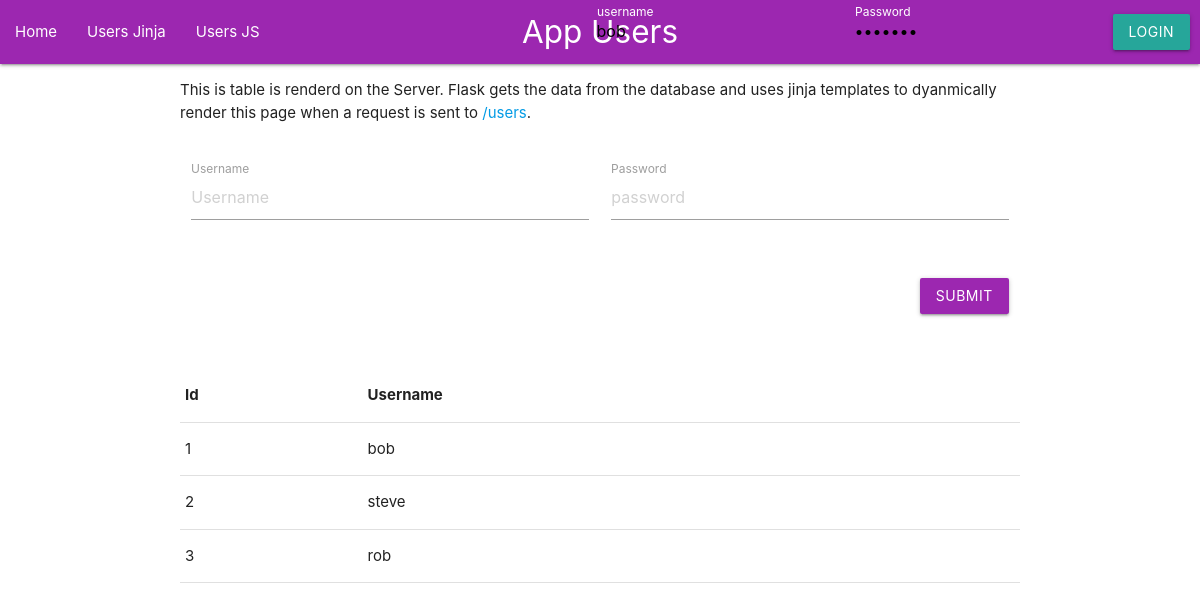
/users, run on an earlier commit of the app's database.
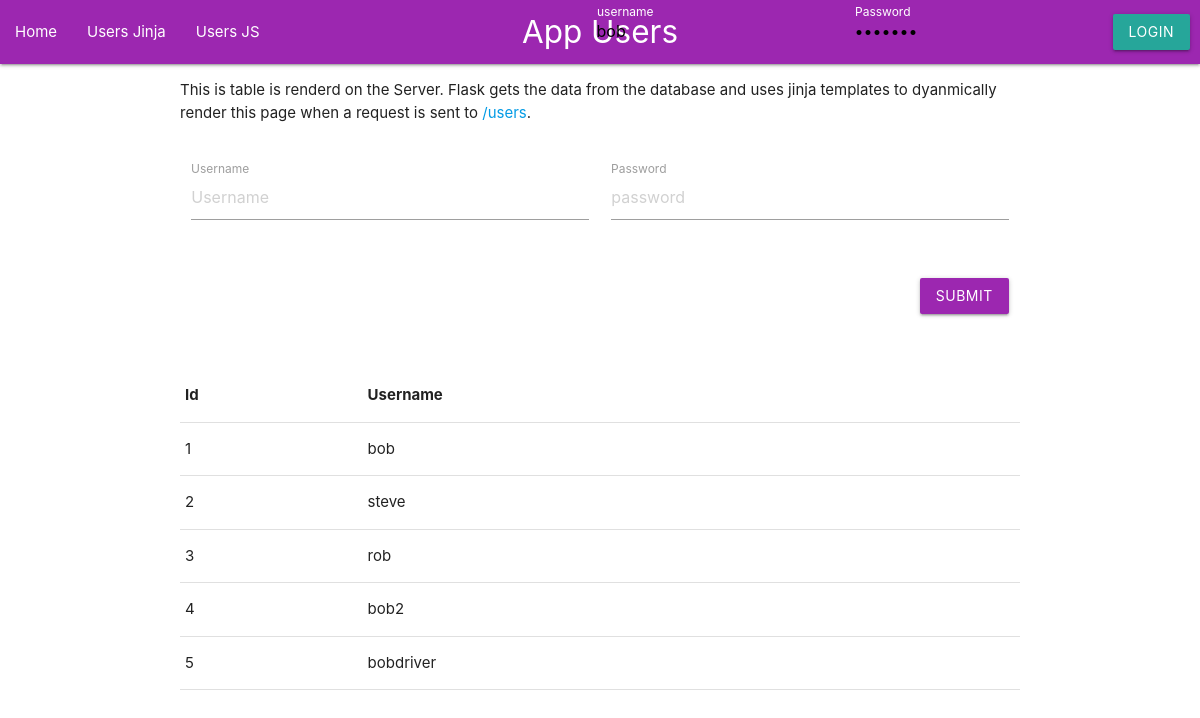
And on a later commit of the database.
### App/models/user.py (models this page shows, shortened)
class User(db.Model):
    __tablename__ = 'users'
    id = db.Column(db.Integer, primary_key=True)
    username = db.Column(db.String(50), nullable=False, unique=True)
    password = db.Column(db.String(256), nullable=False)
    user_type = db.Column(db.String(50), nullable=False)  # 'resident', 'driver', etc.

### App/views/user.py (the view)
@user_views.route('/users', methods=['GET'])
def get_user_page():
    users = get_all_users()
    return render_template('users.html', users=users)

### App/controllers/auth.py (called while the page is built)
def add_auth_context(app):
  @app.context_processor
  def inject_user():
      try:
          verify_jwt_in_request()
          identity = get_jwt_identity()
          user_id = int(identity) if identity is not None else None
          current_user = db.session.get(User, user_id) if user_id is not None else None
          is_authenticated = current_user is not None
      except Exception as e:
          print(e)
          is_authenticated = False
          current_user = None
      return dict(is_authenticated=is_authenticated, current_user=current_user)

### App/controllers/user.py (called while the page is built)
def get_all_users():
    return db.session.execute(db.select(User)).scalars().all()

### App/templates/users.html (shortened to what this page needs)
{% extends "layout.html" %}
{% block page %}App Users{% endblock %}
{% block content %}
    <div class="row">
        <p>
            This is table is renderd on the Server. Flask gets the data from the database and uses jinja templates to dyanmically render this page when a request is sent to <a href="/users">/users</a>.
        </p>
    </div>
    <div class="row">
      <form class="col s12" method="POST" action="/users">
        <div class="row">
          <div class="input-field col s6">
            <input placeholder="Username" name="username" type="text" class="validate">
            <label for="username">Username</label>
          </div>
          <div class="input-field col s6">
            <input placeholder="password" name="password" type="password" class="validate">
            <label for="password">Password</label>
          </div>
        </div>
        <div class="row">
          <div class="input-field col s12">
            <button class="btn waves-effect waves-light right purple" type="submit" name="action">Submit</button>
          </div>
        </div>
      </form>
    </div>
    <div class="row">
      <table>
        <thead>
          <tr>
            <th>Id</th><th>Username</th>
          </tr>
        </thead>
        <tbody>
          {% for user in users %}
            <tr>
                <td>{{user.id}}</td>
                <td>{{user.username}}</td>
            </tr>
          {% endfor %}
      </table>
    </div>
{% endblock %}

### App/templates/layout.html (shortened to what this page needs)
<!doctype html>
<html>
  <head>
    <link rel="stylesheet" href="{{ url_for('static', filename='style.css') }}">
    <link rel="stylesheet" href="https://cdnjs.cloudflare.com/ajax/libs/materialize/1.0.0/css/materialize.min.css">
  </head>
  <body>
      <nav class="purple">
          <div class="nav-wrapper">
              <a href="#!" class="brand-logo center">{% block page %}{% endblock %}</a>
              <ul id="nav-mobile" class="left">
                  <li><a href="/">Home</a></li>
                  <li><a href="/users">Users Jinja</a></li>
                  <li><a href="/static/users">Users JS</a></li>
              </ul>
              {% if is_authenticated %}
              <ul id="nav-mobile" class="right">
                <li><a href="/logout">Logout</a></li>
              </ul>
              {% else %}
              <form class="right navbar-form" method="POST" action="/login" style="display: flex; flex-wrap: nowrap; align-items: center; margin-right: 10px;">
                  <div class="input-field" style="margin-right: 10px;">
                      <input placeholder="username" value="bob" name="username" type="text" class="validate" required>
                      <label for="username">username</label>
                  </div>
                  <div class="input-field" style="margin-right: 10px;">
                      <input placeholder="password"value="bobpass" name="password" type="password" class="validate" required>
                      <label for="password">Password</label>
                  </div>
                  <button type="submit" class="btn waves-effect waves-light">Login</button>
              </form>
              {% endif %}
          </div>
      </nav>
    <div class="container" id="content">{% block content %}{% endblock %}</div>
  </body>
</html>

### App/static/style.css (style rules this page uses)
html { padding: 0; }

### App/templates/layout.html (style rules this page uses)
.navbar-form label { color: white !important; }

What changed in the data, as far as the page shows it:
added User: id "4", username "bob2"
added User: id "5", username "bobdriver"
